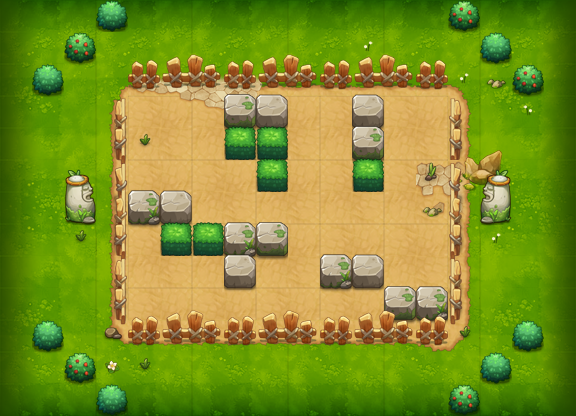

A level layout from a 2D game, rendered from its tile map. Below: a short description, then the map file with tile-grid data replaced by summaries:
An orthogonal 18x13 tile map with 32x32 px tiles, 16 tile layers (PASS, 块层 2, 块层 15, 块层 4, ...) and 5 objects (2x tqm6, 2x TRAP, PLAYER).

<map version="1.0" orientation="orthogonal" width="18" height="13" tilewidth="32" tileheight="32">
 <properties>
  <property name="DESTRY1" value="149" />
  <property name="DESTRY2" value="224" />
  <property name="DESTRY3" value="144" />
  <property name="DESTRY4" value="177" />
  <property name="DESTRY5" value="141" />
  <property name="DESTRY6" value="170" />
  <property name="DESTRY7" value="173" />
  <property name="DESTRY_COUNT" value="7" />
  <property name="EXP" value="95" />
  <property name="ITEM" value="D001" />
  <property name="MONEY" value="165" />
 </properties>
 <tileset firstgid="1" name="xzdxc" tilewidth="32" tileheight="32">
  <image source="xzdxc.png" width="500" height="1024" />
 </tileset>
 <layer name="PASS" width="18" height="13">
  <data>[234 cells, 183 non-empty, 41 distinct tile ids]</data>
 </layer>
 <layer name="块层 2" width="18" height="13">
  <data>[234 cells, 112 non-empty, 27 distinct tile ids]</data>
 </layer>
 <layer name="块层 15" width="18" height="13">
  <data>[234 cells, 24 non-empty, 16 distinct tile ids]</data>
 </layer>
 <layer name="块层 4" width="18" height="13">
  <data>[234 cells, 24 non-empty, 10 distinct tile ids]</data>
 </layer>
 <layer name="块层 3" width="18" height="13">
  <data>[234 cells, 68 non-empty, 20 distinct tile ids]</data>
 </layer>
 <layer name="块层 5" width="18" height="13">
  <data>[234 cells, 71 non-empty, 6 distinct tile ids]</data>
 </layer>
 <layer name="块层 14" width="18" height="13">
  <data>[234 cells, 27 non-empty, 1 distinct tile ids]</data>
 </layer>
 <layer name="块层 16" width="18" height="13">
  <data>[234 cells, 1 non-empty, 1 distinct tile ids]</data>
 </layer>
 <layer name="SHELTER 9" width="18" height="13">
  <data>[234 cells, 10 non-empty, 3 distinct tile ids]</data>
 </layer>
 <layer name="SHELTER 8" width="18" height="13">
  <data>[234 cells, 2 non-empty, 2 distinct tile ids]</data>
 </layer>
 <layer name="SHELTER 7" width="18" height="13">
  <data>[234 cells, 3 non-empty, 2 distinct tile ids]</data>
 </layer>
 <layer name="SHELTER 6" width="18" height="13">
  <data>[234 cells, 4 non-empty, 3 distinct tile ids]</data>
 </layer>
 <layer name="SHELTER 5" width="18" height="13">
  <data>[234 cells, 2 non-empty, 2 distinct tile ids]</data>
 </layer>
 <layer name="SHELTER 4" width="18" height="13">
  <data>[234 cells, 2 non-empty, 1 distinct tile ids]</data>
 </layer>
 <layer name="SHELTER 3" width="18" height="13">
  <data>[234 cells, 3 non-empty, 2 distinct tile ids]</data>
 </layer>
 <layer name="SHELTER 2" width="18" height="13">
  <data>[234 cells, 3 non-empty, 2 distinct tile ids]</data>
 </layer>
 <objectgroup name="对象层 1" width="18" height="13">
  <object name="PLAYER" type="PLAYER" x="320" y="96" width="32" height="32" />
  <object name="tqm6" x="160" y="128" width="32" height="32">
   <properties>
    <property name="quality" value="tqm6.quality" />
   </properties>
  </object>
  <object name="tqm6" x="352" y="288" width="32" height="32">
   <properties>
    <property name="quality" value="tqm6.quality" />
   </properties>
  </object>
  <object name="block1" type="TRAP" x="320" y="288" width="32" height="32">
   <properties>
    <property name="trap_ani" value="blok2.actor" />
    <property name="trap_blok" value="true" />
    <property name="trap_id" value="0" />
   </properties>
  </object>
  <object name="block_control1" type="TRAP" x="352" y="224" width="32" height="32">
   <properties>
    <property name="trap_ani" value="switch.actor" />
    <property name="trap_floor" value="true" />
    <property name="trap_id" value="0" />
    <property name="trap_script" value="trap(&quot;block_control1&quot;):setOpened(false);trap(&quot;block1&quot;):setOpened(false)" />
    <property name="trap_sound_id" value="2" />
    <property name="trap_start_mode" value="0" />
    <property name="trap_state" value="open" />
   </properties>
  </object>
 </objectgroup>
</map>
